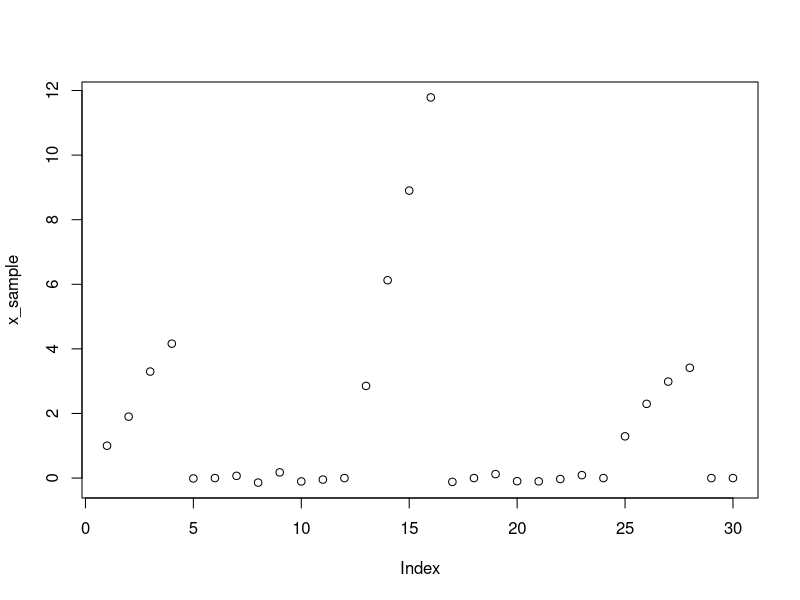
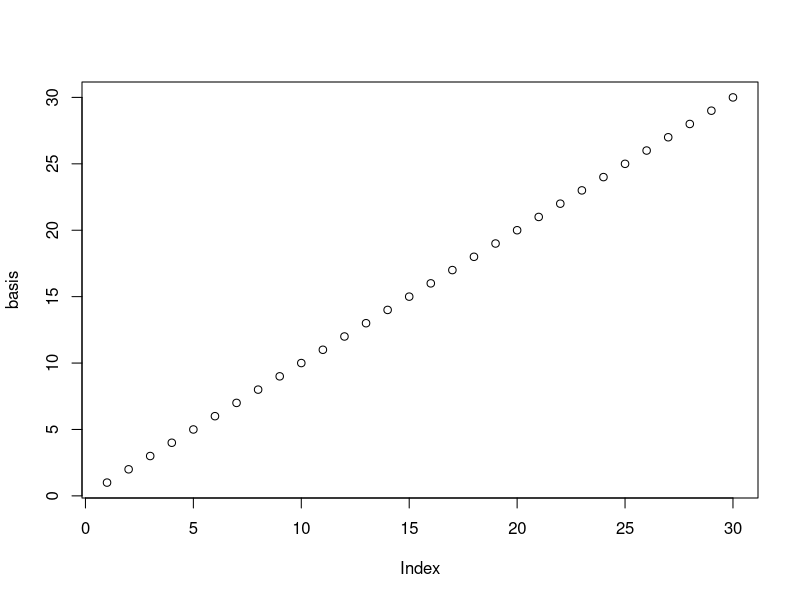

Write R code to recreate these figures, in order. (Note: this script raises an error after producing the figures.)
# This is an example where we try to detect the "slopes"
# ================
#
# GENERATE A SAMPLE SIGNAL
#
# =================
x_sample <- rep(0,30)
x_mat <- matrix(, nrow=0, ncol = length(x_sample))
slopes <- c(1,3,1,3,1,3,1,3)
zero_period <- 12
rise_period <- 5
for (s in 1:20)
{
  slope_id <- 1 # to use different slopes at different rising periods
  for (t in 1:length(x_sample))
  {
    noise = rnorm(1,mean=0,sd=0.2)
    if (t %% zero_period > 0)
    {
      if (t %% 12 < rise_period + 1)
      {
        # this is a rising period
        x_sample[t] <- slopes[slope_id] * (t %% zero_period) %% rise_period + noise
      }
      else if (t %% 12 == rise_period + 1)
      {
        slope_id <- slope_id + 1
      }
      else {
        # this is a zero period
        x_sample[t] <- noise
      }
    }
  }
  x_mat <- rbind(x_mat, x_sample)
}

plot(x_sample)

# ================
#
# DEFINE A BASIS FUNCTION
#
# =================
basis = 1:30 
plot(basis)

# ================
#
# DIRICHLET PROCESS GAUSSIAN MIXTURE MODEL (DP-GMM)
#
# =================

# Cluster base distribution
mu0 <- 3.0
var0 <- 3.0

# We create an x_cut object which contains all the segments when cutting the x_mat time series
x_cut <- list()

for (ts in 1:nrow(x_mat))
{
  x_cut <- append(x_cut, list(x_mat[ts,]))
}

rows_to_skip_in_x_cut <- nrow(x_mat)
# We first consider a random, unoptimized changepoint placement at each time series
for (its in 1:length(x_cut))
{
  ts <- x_cut[[its]]
  ts_length = length(ts)
  change_at <- sample(1:ts_length, 1)
  if (change_at < 2 | change_at > ts_length - 2)
  {
    # the sampled changepoint is too close to the beginning or the end of the time series
    # just leave the time series as is
    x_cut <- append(x_cut, list(ts))
  } 
  else
  {
    x_cut <- append(x_cut, list(ts[1:(change_at - 1)]))
    x_cut <- append(x_cut, list(ts[change_at:ts_length]))
  }
}

# Since all the time series in the beginning has been cut, let's remove them from the 
# original x_cut
x_cut <- tail(x_cut, -rows_to_skip_in_x_cut)

# So up to this moment, we have a bunch of segments randomly cut from the dataset,
# we will calculate its representations (a*)

# 
a_cut <- list()
a_likely_cut <- list()
assignment <- rep(1,length(x_cut))
cluster_means <- list(c(0.))
cluster_var <- list(c(0.2))

# We can start the Chinese Restaurant Process to begin the clustering process


tau_x <- 10 # 1/tau_x = sigma_x^2, precision of measurement - or model's belief about the noise

for (i in 1:length(x_cut))
{
  ts <- x_cut[[i]]
  ts_length = length(ts)
  lss = least_square(ts, basis)
  # Regression coefficients
  lssb <- as.vector(lss$b) # a*
  a_cut <- append(a_cut, list(lssb))
  # Homogeneity measurement: likelihood of a* generating measurements
  # First, reconstruct the "supposed" ts from a*
  ts_ref <- as.vector(reconstruct(ts, lssb, basis))
  # Compare the ts and ts_ref time by time
  a_likely_cut[i] <- 1./ts_length * (-0.5) * tau_x * sum((ts_ref - ts)^2)
}
